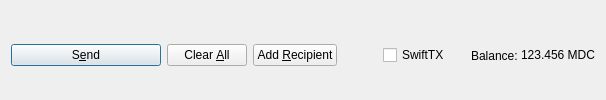
         <widget class="QFrame" name="frame_Send">
          <layout class="QHBoxLayout" name="horizontalLayout">
           <property name="bottomMargin">
            <number>0</number>
           </property>
           <item>
            <widget class="QPushButton" name="sendButton">
             <property name="minimumSize">
              <size>
               <width>150</width>
               <height>0</height>
              </size>
             </property>
             <property name="toolTip">
              <string>Confirm the send action</string>
             </property>
             <property name="text">
              <string>S&amp;end</string>
             </property>
             <property name="icon">
              <iconset resource="../madcoin.qrc">
               <normaloff>:/icons/send</normaloff>:/icons/send</iconset>
             </property>
             <property name="autoDefault">
              <bool>false</bool>
             </property>
             <property name="default">
              <bool>true</bool>
             </property>
            </widget>
           </item>
           <item>
            <widget class="QPushButton" name="clearButton">
             <property name="sizePolicy">
              <sizepolicy hsizetype="Minimum" vsizetype="Fixed">
               <horstretch>0</horstretch>
               <verstretch>0</verstretch>
              </sizepolicy>
             </property>
             <property name="toolTip">
              <string>Clear all fields of the form.</string>
             </property>
             <property name="text">
              <string>Clear &amp;All</string>
             </property>
             <property name="icon">
              <iconset resource="../madcoin.qrc">
               <normaloff>:/icons/remove</normaloff>:/icons/remove</iconset>
             </property>
             <property name="autoDefault">
              <bool>false</bool>
             </property>
            </widget>
           </item>
           <item>
            <widget class="QPushButton" name="addButton">
             <property name="toolTip">
              <string>Send to multiple recipients at once</string>
             </property>
             <property name="text">
              <string>Add &amp;Recipient</string>
             </property>
             <property name="icon">
              <iconset resource="../madcoin.qrc">
               <normaloff>:/icons/add</normaloff>:/icons/add</iconset>
             </property>
             <property name="autoDefault">
              <bool>false</bool>
             </property>
            </widget>
           </item>
           <item>
            <spacer name="horizontalSpacer">
             <property name="orientation">
              <enum>Qt::Horizontal</enum>
             </property>
             <property name="sizeHint" stdset="0">
              <size>
               <width>40</width>
               <height>20</height>
              </size>
             </property>
            </spacer>
           </item>
           <item>
            <layout class="QHBoxLayout" name="horizontalLayout_2">
             <property name="spacing">
              <number>3</number>
             </property>
             <item>
              <widget class="QCheckBox" name="checkSwiftTX">
               <property name="enabled">
                <bool>true</bool>
               </property>
               <property name="minimumSize">
                <size>
                 <width>85</width>
                 <height>0</height>
                </size>
               </property>
               <property name="text">
                <string>SwiftTX</string>
               </property>
              </widget>
             </item>
             <item>
              <widget class="QLabel" name="label">
               <property name="text">
                <string>Balance:</string>
               </property>
              </widget>
             </item>
             <item>
              <widget class="QLabel" name="labelBalance">
               <property name="sizePolicy">
                <sizepolicy hsizetype="Preferred" vsizetype="Fixed">
                 <horstretch>0</horstretch>
                 <verstretch>0</verstretch>
                </sizepolicy>
               </property>
               <property name="cursor">
                <cursorShape>IBeamCursor</cursorShape>
               </property>
               <property name="text">
                <string notr="true">123.456 MDC</string>
               </property>
               <property name="textInteractionFlags">
                <set>Qt::LinksAccessibleByMouse|Qt::TextSelectableByKeyboard|Qt::TextSelectableByMouse</set>
               </property>
              </widget>
             </item>
            </layout>
           </item>
          </layout>
         </widget>
